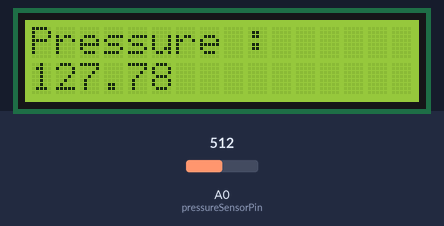
Recording of a sketch running on a simulated Arduino Uno, built with avr-gcc and run on an emulated ATmega328P. Parts: 16×2 character LCD. The inputs (shaded band) are chosen by the test bench; at power-on: A0 (pressureSensorPin) = 512.

Above: at 1.2 s.
1.3 s: A0 (pressureSensorPin) set to 716
At 2.4 s:
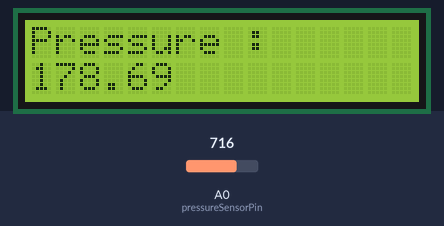
2.8 s: A0 (pressureSensorPin) set to 900
At 3.5 s:
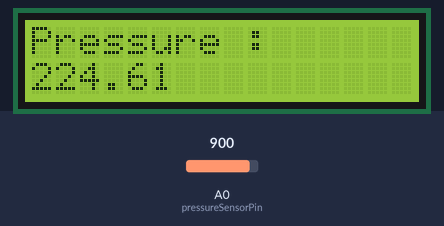
4.3 s: A0 (pressureSensorPin) set to 1023
At 4.7 s:
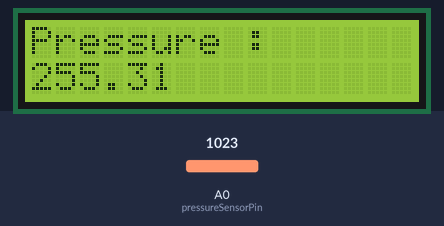
Timing chart, 0 to 7.3 s (numbered marks = the images above; inputs shaded):
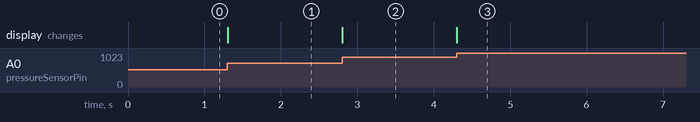

The sketch:

code.ino
```cpp
/*Interfacing MPX4250 Pressure sensor to Arduino Uno
 *
 * Hardware Component:
 * Arduino Uno
 * MPX4250 Pressure sensor
 *
 * Hardware Connection:
 * LCD connection
 *  LCD is configured to work with 4 bit mode
 *  LCD D4 pin to digital pin 5 of Arduino Uno
 *  LCD D5 pin to digital pin 4 of Arduino Uno
 *  LCD D6 pin to digital pin 3 of Arduino Uno
 *  LCD D7 pin to digital pin 2 of Arduino Uno
 *  LCD RS pin to digital pin 13 of Arduino Uno
 *  LCD EN pin to digital pin 12 of Arduino Uno
 *  LCD R/W pin to ground
 *
 * Mpx4250 Pin connection
 *  Vout is connected to A0 of Arduino
 *  Pin 3 is connected to Power
 *  Pin 2 is connected to Ground
 *
 *   Author : Sahana B G
 *   Date   : 01 May 2021
 */

// Include the header file
#include <LiquidCrystal.h>

const int pressureSensorPin = A0;    // select the input pin for the potentiometer
static float pressureSensorValue ;  // variable to store the value coming from the sensor

// Initialize the library by associating any needed LCD interface pin
// with the Arduino Uno pin number it is connected to
const int RS = 13, EN = 12, D4 = 5, D5 = 4, D6 = 3, D7 = 2;
LiquidCrystal lcd(RS, EN, D4, D5, D6, D7);

void setup()
{
  // Set up the LCD's number of columns and rows
  lcd.begin(16,2);

  // Set cursor column 0, and row 0
  lcd.setCursor(0,0);

  // Print message on LCD
  lcd.print("Pressure :");
}

void loop()
{
  // Read the value from the sensor
  pressureSensorValue = ((analogRead(pressureSensorPin)*0.0048875)); // successive approximation precision of analogRead is 5 / 1023 = 0.0048875.
  pressureSensorValue = pressureSensorValue * 51.06209150326797;

  // Set cursor column 0,row 1
  lcd.setCursor(0,1);

  // Print value on LCD
  lcd.print(pressureSensorValue);
}
```

Measured:
- after the input at 1.3 s, the display: changes at once (image 1)
- after the input at 2.8 s, the display: changes at once (image 2)
- after the input at 4.3 s, the display: changes at once (image 3)
